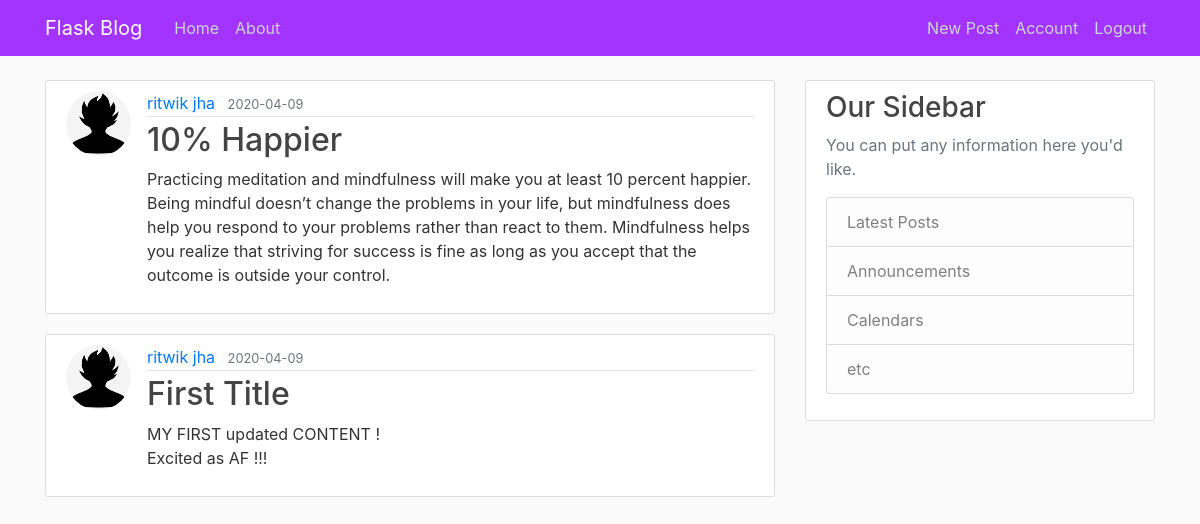
Screenshot of /home (signed in) with the database file from the repository.
### flask_blog/models.py (models this page shows, shortened)
class Post(db.Model):
	id = db.Column(db.Integer(), primary_key=True)
	date_posted = db.Column(db.DateTime, default=datetime.utcnow)
	title = db.Column(db.String(60), nullable=False)
	content = db.Column(db.Text, nullable=False)
	user_id = db.Column(db.Integer, db.ForeignKey('user.id'), nullable=False)

class User(db.Model, UserMixin):
	id = db.Column(db.Integer, primary_key=True)
	username = db.Column(db.String(20), unique=True, nullable=False)
	email = db.Column(db.String(120), unique=True, nullable=False)
	img_file = db.Column(db.String(20), nullable=False, default="default.jpg") #will hash the image into length of 20 characters later.
	password = db.Column(db.String(60), nullable=False)
	posts = db.relationship('Post', backref='author', lazy=True)

### flask_blog/routes.py (the view)
@app.route("/")
@app.route("/home")
def home():
    posts = Post.query.all()
    return render_template('home.html', posts=posts)

### flask_blog/models.py (called while the page is built)
@login_manager.user_loader
def load_user(user_id):
	return User.query.get(int(user_id))

### flask_blog/template/home.html
{% extends "layout.html" %}
{% block content %}
    {% for post in posts %}
        <article class="media content-section">
          <img class="rounded-circle article-img" src="{{ url_for('static',filename='profile_pics/'+ post.author.img_file)}}">
          <div class="media-body">
            <div class="article-metadata">
              <a class="mr-2" href="#">{{ post.author.username }}</a>
              <small class="text-muted">{{ post.date_posted.strftime('%Y-%m-%d') }}</small>
            </div>
            <h2><a class="article-title" href="{{ url_for('post', post_id=post.id) }}">{{ post.title }}</a></h2>
            <p class="article-content">{{ post.content }}</p>
          </div>
        </article>
    {% endfor %}
{% endblock content %}

### flask_blog/static/main.css (style rules this page uses)
body { background: #fafafa; color: #333333; margin-top: 5rem; }
h1, h2, h3, h4, h5, h6 { color: #444444; }
.content-section { background: #ffffff; padding: 10px 20px; border: 1px solid #dddddd; border-radius: 3px; margin-bottom: 20px; }
.article-title { color: #444444; }
.article-content { white-space: pre-line; }
.article-img { height: 65px; width: 65px; margin-right: 16px; }
.article-metadata { padding-bottom: 1px; margin-bottom: 4px; border-bottom: 1px solid #e3e3e3 }

### rows the page displays
Post: img_file (picture), author.username "ritwik jha", date_posted "2020-04-09", title "10% Happier", content "Practicing meditation and mindfulness will make you at least 10 percent happier. Being mindful doesn’t change the problems in your life, but mindfulness does help you respond to your problems rather than react to them. Mindfulness helps you realize that striving for success is fine as long as you accept that the outcome is outside your control."
Post: img_file (picture), author.username "ritwik jha", date_posted "2020-04-09", title "First Title", content "MY FIRST updated CONTENT ! Excited as AF !!!"
